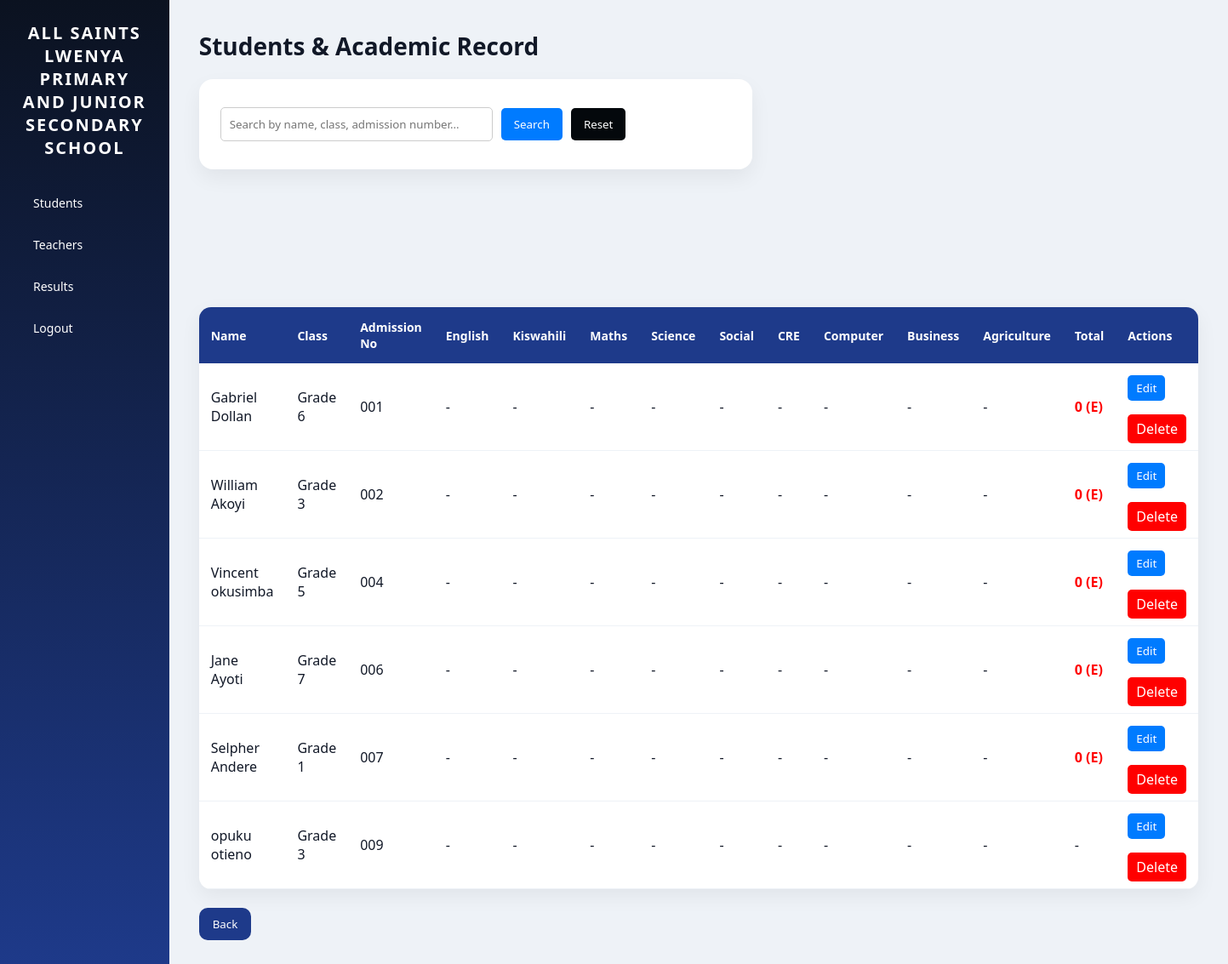
/students/, run on an earlier commit of the app's database.
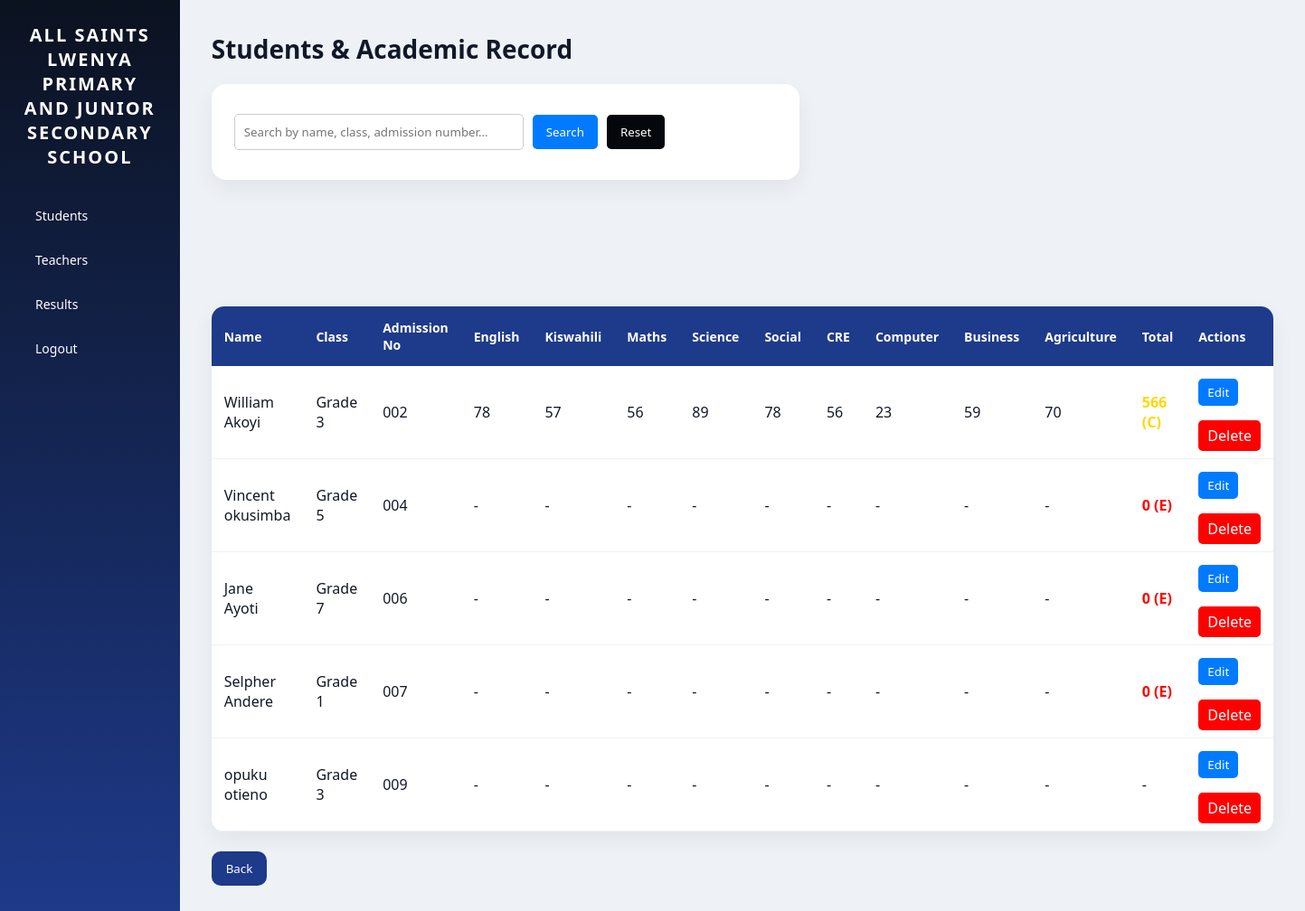
And on a later commit of the database.
### skullapp/models.py (models this page shows, shortened)
class Student(models.Model):
    first_name = models.CharField(max_length=100)
    last_name = models.CharField(max_length=100)
    admission_number = models.CharField(max_length=20, unique=True)
    student_class = models.CharField(max_length=20)

class Result(models.Model):
    student = models.ForeignKey(Student, on_delete=models.CASCADE)
    english = models.IntegerField(default=0)
    kiswahili = models.IntegerField(default=0)
    maths = models.IntegerField(default=0)
    science = models.IntegerField(default=0)
    social_studies = models.IntegerField(default=0)
    cre = models.IntegerField(default=0)
    computer = models.IntegerField(default=0)
    business = models.IntegerField(default=0)
    agriculture = models.IntegerField(default=0)
    def total(self):
        return (
            self.english +
            self.kiswahili +
            self.maths +
            self.science +
            self.social_studies +
            self.cre +
            self.computer +
            self.business +
            self.agriculture
        )

### skullapp/views.py (the view, shortened to what this page needs)
# urls.py: path('students/', views.students, name='students'),
def students(request):
    query = request.GET.get('q')
    students = Student.objects.all()
    results = Result.objects.all()
    student_data = []
    for s in students:
        result = results.filter(student=s).first()
        grade = None
        color = None
        if result:
            grade, color = get_grade(result.total())
        student_data.append({
            'student': s,
            'result': result,
            'grade': grade,
            'color': color
        })
    return render(request, 'students.html', {
        'student_data': student_data,
        'query': query
    })

### skullapp/views.py (called while the page is built)
def get_grade(total):
    if total >= 700:
        return "A", "green"
    elif total >= 600:
        return "B", "blue"
    elif total >= 500:
        return "C", "gold"
    elif total >= 400:
        return "D", "orange"
    else:
        return "E", "red"

### skullapp/templates/students.html (shortened to what this page needs)
{% extends 'base.html' %}
{% block content %}
<h1>Students & Academic Record</h1>
<form method="GET" style="margin-bottom:15px; display:flex; gap:10px; align-items:center;">
    <input type="text"
           name="q"
           placeholder="Search by name, class, admission number..."
           value="{{ query|default:'' }}"
           style="padding:10px; width:320px; border:1px solid #ccc; border-radius:5px;">
    <button type="submit"
            style="padding:10px 15px; background:#007bff; color:white; border:none; border-radius:5px;">
        Search
    </button>
    <a href="{% url 'students' %}">
        <button type="button"
                style="padding:10px 15px; background:#04080c; color:white; border:none; border-radius:5px;">
            Reset
        </button>
    </a>
</form>
<table>
    <tr>
        <th>Name</th>
        <th>Class</th>
        <th>Admission No</th>
        <th>English</th>
        <th>Kiswahili</th>
        <th>Maths</th>
        <th>Science</th>
        <th>Social</th>
        <th>CRE</th>
        <th>Computer</th>
        <th>Business</th>
        <th>Agriculture</th>
        <th>Total</th>
        <th>Actions</th>
    </tr>
    {% for item in student_data %}
    <tr style="background-color: {% if item.color %}{{ item.color }}20{% endif %};">
        <td>
            {{ item.student.first_name }} {{ item.student.last_name }}
        </td>
    <td>
        {{ item.student.student_class }}
    </td>
    <td>
        {{ item.student.admission_number }}
    </td>
        <td>{{ item.result.english|default:"-" }}</td>
        <td>{{ item.result.kiswahili|default:"-" }}</td>
        <td>{{ item.result.maths|default:"-" }}</td>
        <td>{{ item.result.science|default:"-" }}</td>
        <td>{{ item.result.social_studies|default:"-" }}</td>
        <td>{{ item.result.cre|default:"-" }}</td>
        <td>{{ item.result.computer|default:"-" }}</td>
        <td>{{ item.result.business|default:"-" }}</td>
        <td>{{ item.result.agriculture|default:"-" }}</td>
        <td>
            {% if item.result %}
                <b style="color: {{ item.color }};">
                    {{ item.result.total }} ({{ item.grade }})
                </b>
            {% else %}
                -
            {% endif %}
        </td>
        <td>
            <a href="{% url 'edit_student' item.student.pk %}">
                <button style="background:#007bff; color:white; border:none; padding:6px 10px; border-radius:5px;">
                    Edit
                </button>
            </a>
            <br><br>
            <a href="{% url 'delete_student' item.student.pk %}"
   onclick="openDeleteModal({{ item.student.pk }}, '{{ item.student.first_name }} {{ item.student.last_name }}'); return false;"
   style="background:red; color:white; padding:6px 10px; border-radius:5px; text-decoration:none;">
   Delete
</a>
        </td><br>
    </tr>
    {% endfor %}
</table>
<br>
<a href="{% url 'students' %}">
    <button>Back</button>
</a>
{% endblock %}

What changed in the data, as far as the page shows it:
removed Student: student.first_name "Gabriel", student.last_name "Dollan", student.student_class "Grade 6", student.admission_number "001", result.english "-", result.kiswahili "-", result.maths "-", result.science "-", result.social_studies "-", result.cre "-", result.computer "-", result.business "-", result.agriculture "-", result.total "0", grade "E"
changed through a linked row, Student "William": result.english "-" → "78"; result.kiswahili "-" → "57"; result.maths "-" → "56"; result.science "-" → "89"; result.social_studies "-" → "78"; result.cre "-" → "56"; result.computer "-" → "23"; result.business "-" → "59"; result.agriculture "-" → "70"; result.total "0" → "566"; grade "E" → "C"
